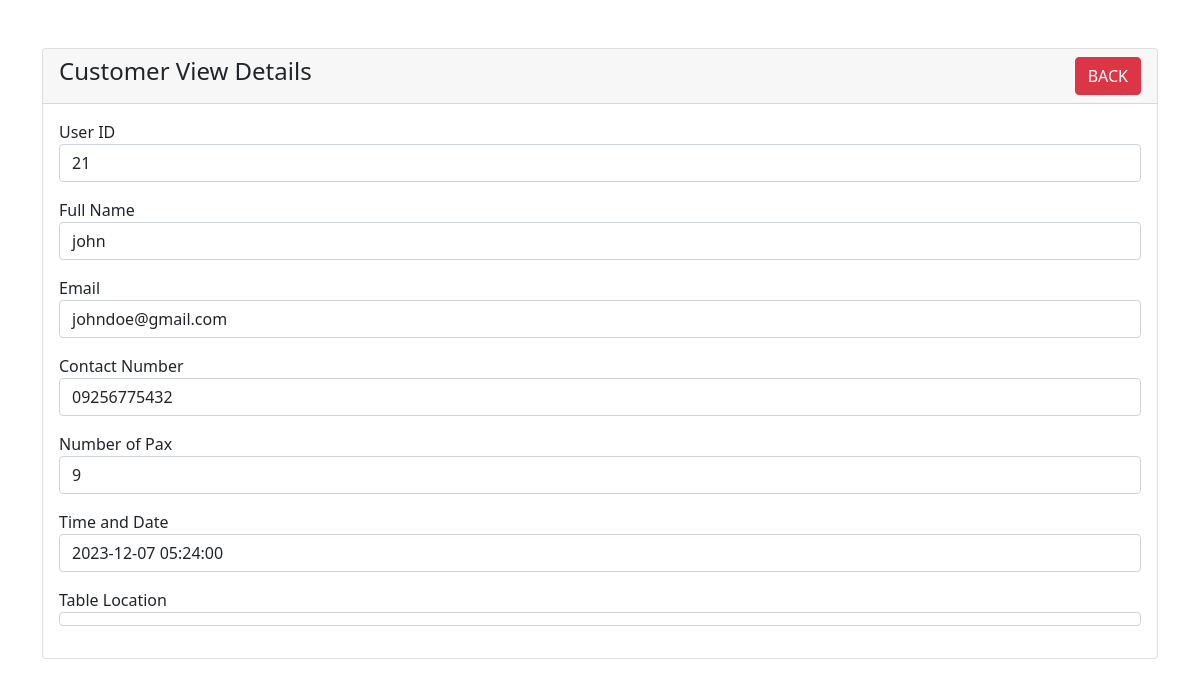
/customer-view.php?id=21, run on the app's committed database.
### tables this page shows
CREATE TABLE `foodhouse_reservation` (
  `id` int(11) NOT NULL,
  `name` varchar(100) NOT NULL,
  `email` varchar(100) NOT NULL,
  `contact_number` varchar(11) NOT NULL,
  `number_of_pax` int(30) NOT NULL,
  `time_and_date` datetime DEFAULT curtime(),
  `table_loc` varchar(20) NOT NULL,
  `table_no` int(100) NOT NULL,
  `notes` text NOT NULL,
  `user_id` int(11) DEFAULT NULL
);

### customer-view.php (the view, shortened to what this page needs)
<?php
require 'dbcon.php';
?>
<!doctype html>
<html lang="en">
  <head>
    <link href="https://cdn.jsdelivr.net/npm/bootstrap@5.1.3/dist/css/bootstrap.min.css" rel="stylesheet">
</head>
<body>
    <div class="container mt-5">
        <div class="row">
            <div class="col-md-12">
                <div class="card">
                    <div class="card-header">
                        <h4>Customer View Details
                            <a href="dashboard.php" class="btn btn-danger float-end">BACK</a>
                        </h4>
                    </div>
                    <div class="card-body">
                        <?php
                        if(isset($_GET['id']))
                        {
                            $id = mysqli_real_escape_string($con, $_GET['id']);
                            $query = "SELECT * FROM foodhouse_reservation WHERE id='$id' ";
                            $query_run = mysqli_query($con, $query);
                            if(mysqli_num_rows($query_run) > 0)
                            {
                                $customer = mysqli_fetch_array($query_run);
                                ?>
                                    <div class="mb-3">
                                        <label>User ID</label>
                                        <p class="form-control">
                                            <?=$customer['id'];?>
                                        </p>
                                    </div>
                                    <div class="mb-3">
                                        <label>Full Name</label>
                                        <p class="form-control">
                                            <?=$customer['name'];?>
                                        </p>
                                    </div>
                                    <div class="mb-3">
                                        <label>Email</label>
                                        <p class="form-control">
                                            <?=$customer['email'];?>
                                        </p>
                                    </div>
                                    <div class="mb-3">
                                        <label>Contact Number</label>
                                        <p class="form-control">
                                            <?=$customer['contact_number'];?>
                                        </p>
                                    </div>
                                    <div class="mb-3">
                                        <label>Number of Pax</label>
                                        <p class="form-control">
                                            <?=$customer['number_of_pax'];?>
                                        </p>
                                    </div>
                                    <div class="mb-3">
                                        <label>Time and Date</label>
                                        <p class="form-control">
                                            <?=$customer['time_and_date'];?>
                                        </p>
                                    </div>
                                    <div class="mb-3">
                                        <label>Table Location</label>
                                        <p class="form-control">
                                        </p>
                                    </div>
                                <?php
                            }
                            else
                            {
                                echo "<h4>No Such Id Found</h4>";
                            }
                        }
                        ?>
                    </div>
                </div>
            </div>
        </div>
    </div>
</body>
</html>

### data on the page
foodhouse_reservation: id "21", name "john", email "johndoe@gmail.com", contact_number "09256775432", number_of_pax "9", time_and_date "2023-12-07 05:24:00"
